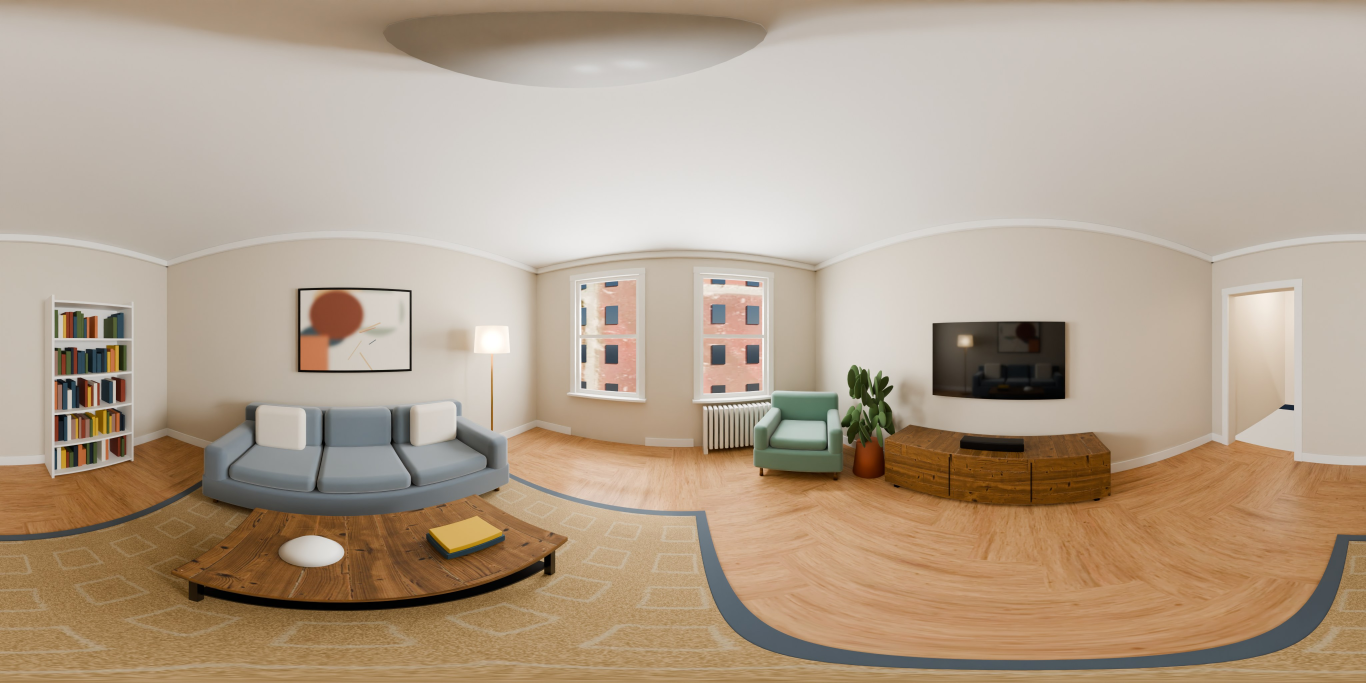
#> input picture img/room3d/sample-living-room.jpg, 4096 x 2048 px (shown at 1/3 size)
$ python -i extract.py   (imports and definitions only)
#> lines starting #> are read from the running program, lines starting #| are printed output that depends on the picture
#!/usr/bin/env python3
"""
extract.py - pull the product and room photos out of a partner catalog PDF.

Writes the photos, untouched, plus a manifest that groups them by model:

  python3 tools/collection/extract.py CATALOG.pdf OUT_DIR

Keeps only real photos (embedded JPEGs). Skips the partner's logo, page
furniture (headers, footers, page numbers) and masks, so no partner name or
model code ends up in an image. Model codes are read from the page text and
are only used to group photos and for the private order sheet (build.py
--codes-out); they never appear on the website.

Keep OUT_DIR outside the repo: the manifest holds the partner's codes.

Needs poppler-utils (pdfimages, pdftotext) and Pillow.
"""

import hashlib
import json
import os
import re
import subprocess
import sys
import tempfile

from PIL import Image, ImageStat

# A model code: two capital letters, a hyphen, then letters and digits.
CODE_RE = re.compile(r"\b([A-Z]{2})\s*-\s*([A-Z]{1,3}\d{3,5})\b")
MIN_SIDE = 250          # the partner logo is 112 px; real photos are far bigger


def run(cmd):
    return subprocess.run(cmd, check=True, capture_output=True, text=True).stdout


# [26 lines left out: functions list_images, page_codes, not called in this run]


def border_kind(path):
    """'cutout' when the photo sits on a plain light background, else 'scene'.

    Product shots are tightly cropped, so the product often touches an edge;
    the corners are what stay background. Three plain light corners, or a
    plain light top edge, mean a cutout.
    """
#> called with path = '../../img/room3d/sample-living-room.jpg'
    im = Image.open(path).convert("L")
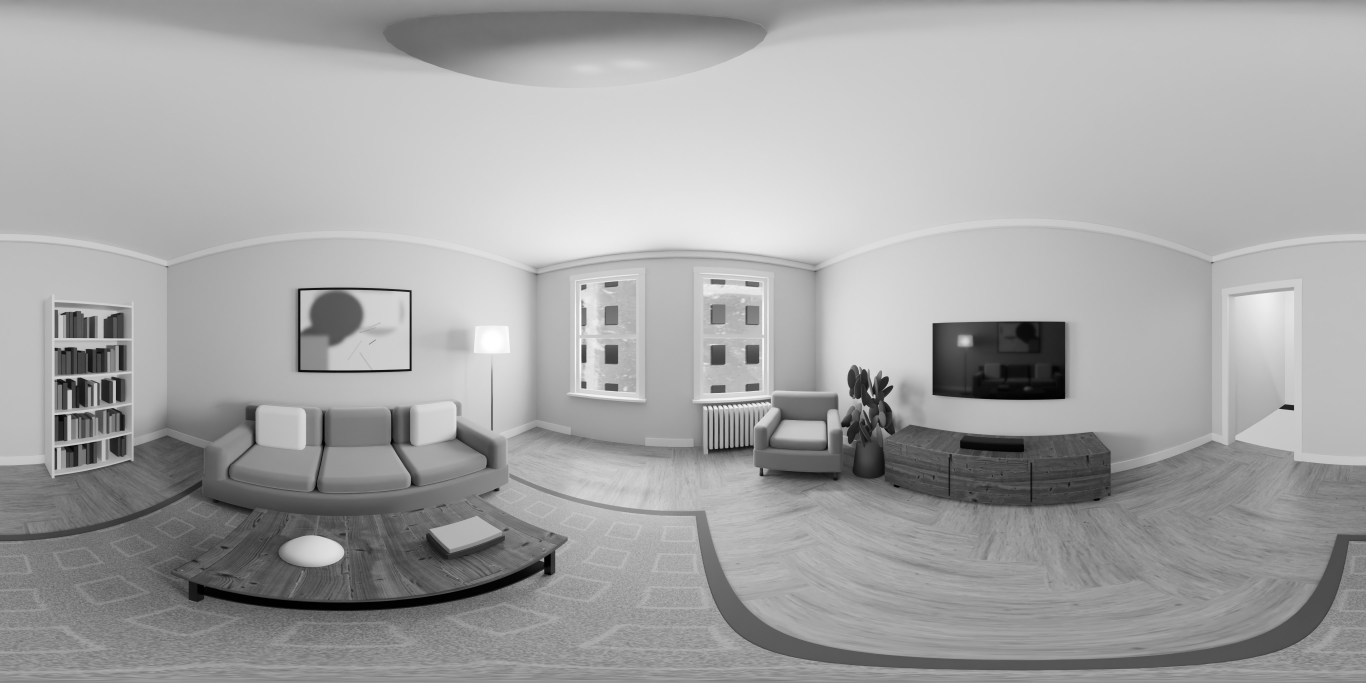
#> im: PIL image 4096x2048 L (shown at 1/3 size); min 0, max 255, mean 164.1
    w, h = im.size
#> w = 4096; h = 2048
    k = max(4, min(w, h) // 40)
#> k = 51
    plain = 0
    for x, y in ((0, 0), (w - k, 0), (0, h - k), (w - k, h - k)):
        st = ImageStat.Stat(im.crop((x, y, x + k, y + k)))
        if st.mean[0] >= 238 and st.stddev[0] < 5:
            plain += 1
#> after the loop, plain = 0
    top = ImageStat.Stat(im.crop((0, 0, w, max(2, h // 30))))
    if plain >= 3 or (top.mean[0] >= 242 and top.stddev[0] < 4):
        return "cutout"
    return "scene"


# [64 lines left out: function main, not called in this run]


# [4 lines not run here, left out]

>>> result = border_kind('../../img/room3d/sample-living-room.jpg')
